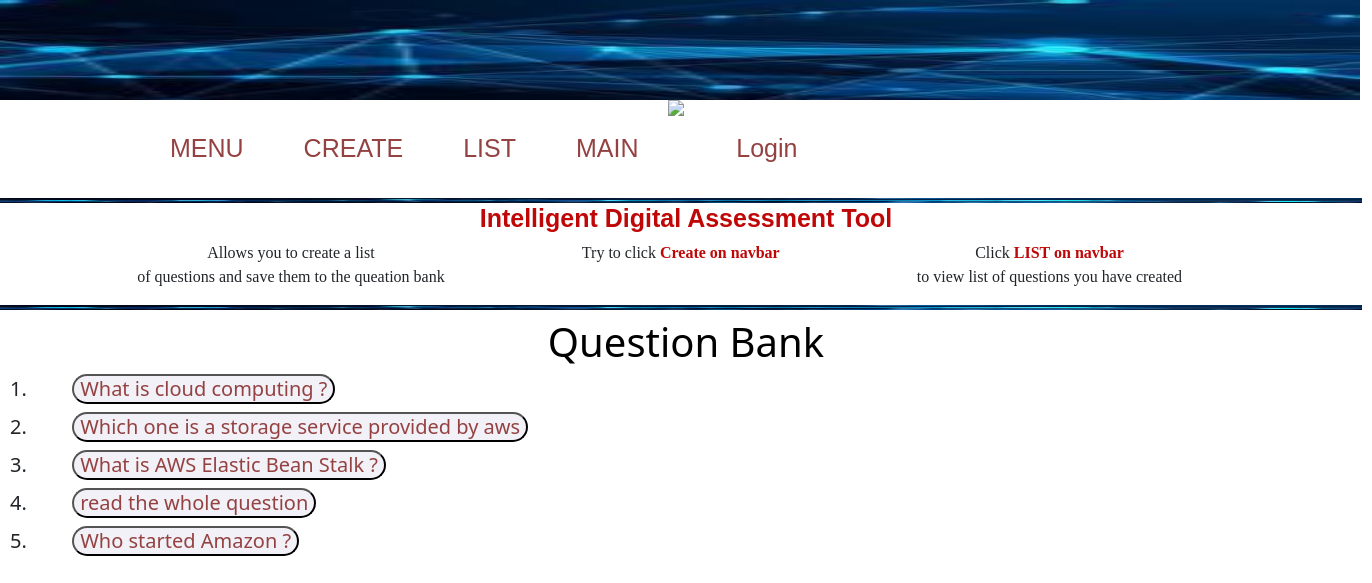
The page /questionbank/list/ on the database as committed earlier.
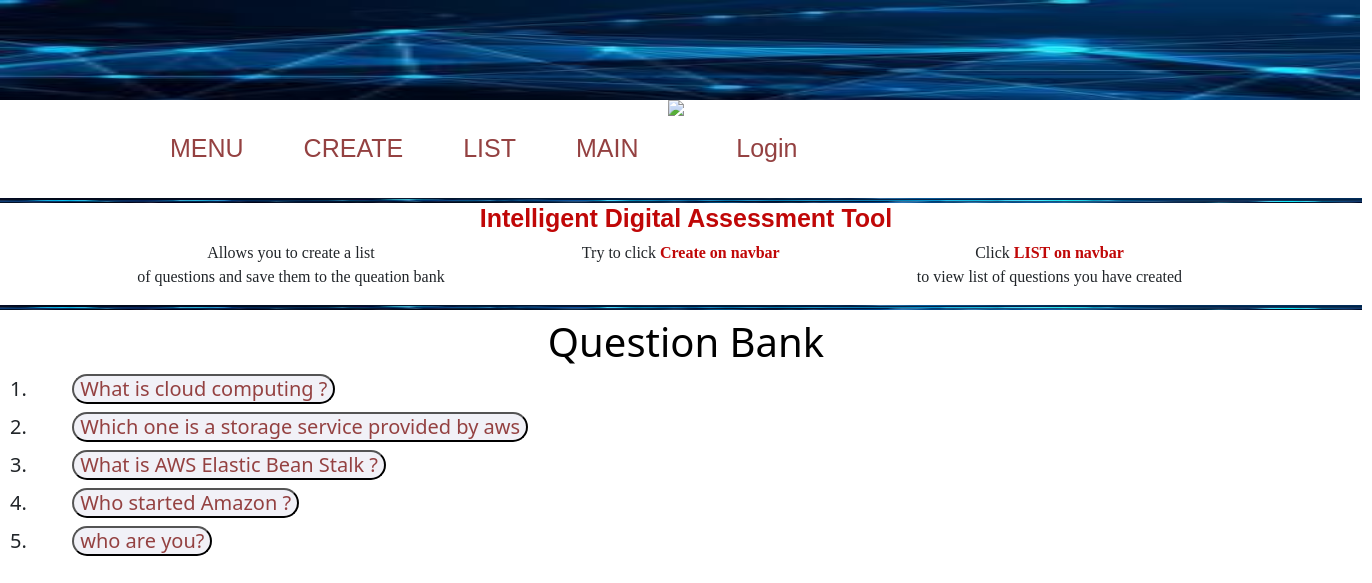
The same page on the database as committed later.
### questionbank/models.py (models this page shows, shortened)
class Question(models.Model):
    questionname = models.CharField(max_length=300)
    id=models.IntegerField(null=False,default=1,primary_key=True)
    a = models.CharField(max_length=150,null=True)
    b = models.CharField(max_length=150,null=True)
    c = models.CharField(max_length=150,null=True)
    d = models.CharField(max_length=150,null=True)
    answer = models.CharField(max_length=1,default='a',null=True)
    def __str__(self):
        return self.questionname

### questionbank/views.py (the view)
# urls.py: path('list/',views.listExams,name='list'),
def list(request):
    questions = Question.objects.all()
    print(questions)
    question_list={'questions':questions}
    return render(request,'questionbank/question_list.html',context=question_list)

### templates/questionbank/question_list.html (shortened to what this page needs)
{% extends 'questionbank/questionbankbase.html' %}
{% load static %}
{% block body_block %}
<link rel='stylesheet'href={% static 'wlx.css'%}>
<h1>Question Bank </h1>
<ol >
  {% for question in questions %}
  <div >
      <h5><li><button class='ques'><a href='{{question.id}}'>{{question.questionname}}</a></button></li></h5>
  </div>
  {% endfor %}
</ol>
{% endblock %}

Rows that differ between the two databases and show on the page:
removed Question: questionname "read the whole question"
added Question: questionname "who are you?"
